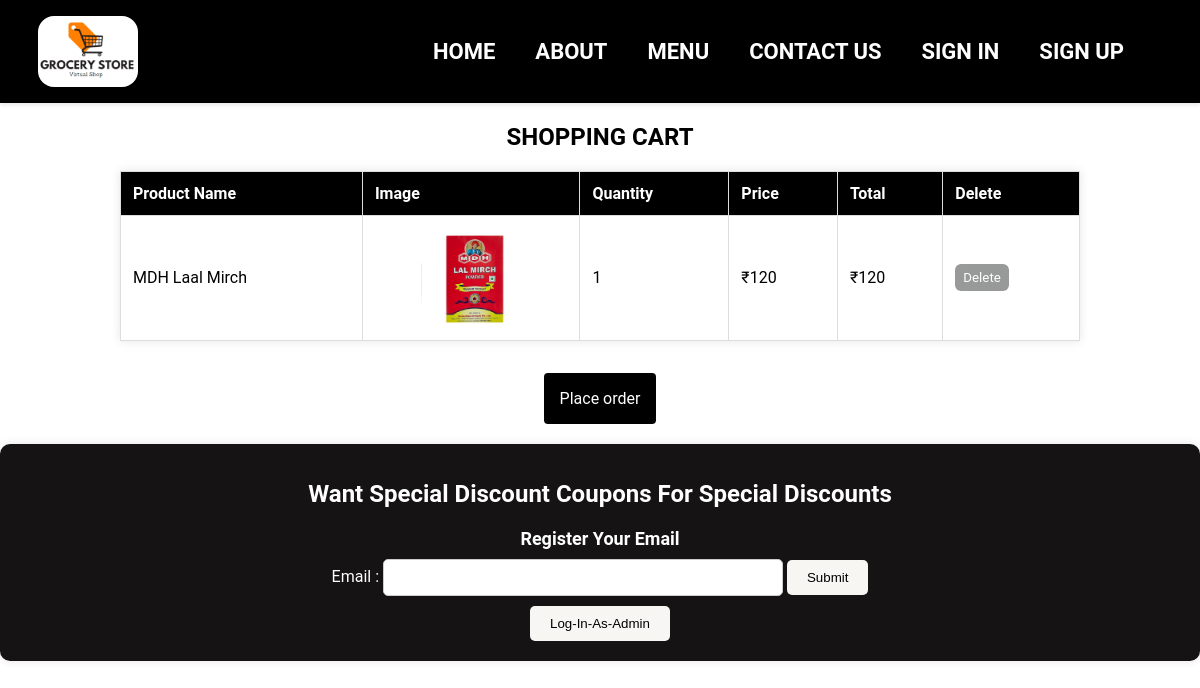
Page /User/cartdisplay.php on the committed database.
### tables this page shows
CREATE TABLE `cart` (
  `ID` int(11) NOT NULL,
  `productname` varchar(20) NOT NULL,
  `image` blob NOT NULL,
  `price` varchar(20) NOT NULL,
  `quantity` int(11) NOT NULL
);

### User/cartdisplay.php (the view, shortened to what this page needs)
<?php
include("header.php");
include("connect.php");
?>
<!DOCTYPE html>
<html lang="en">
<head>
    <link rel="stylesheet" href="style.css">
</head>
<body>
    <h2>Shopping Cart</h2>
    <?php
    $sql = "SELECT  id,productname, image, quantity, price FROM cart";
    $result = mysqli_query($conn, $sql);
    if ($result && mysqli_num_rows($result) > 0) {
        echo "<table border='1'>";
        echo "<tr><th>Product Name</th><th>Image</th><th>Quantity</th><th>Price</th><th>Total</th><th>Delete</th></tr>";
        while ($row = mysqli_fetch_assoc($result)) {
            echo "<tr>";
            echo "<td>" . $row["productname"] . "</td>";
            echo "<td><img src='" . $row["image"] . "' alt='product image' style='max-width: 100px; max-height: 100px;'></td>";
            echo "<td>" . $row["quantity"] . "</td>";
            echo "<td>&#8377;" . $row["price"] . "</td>";
            $total = $row["quantity"] * $row["price"];
            echo "<td>&#8377;" . $total . "</td>";
            echo "<td class='td'><a href='del.php?id=".$row["id"]."'><button class='button2'>Delete</button></a>
            </td>";
            echo "</tr>";
        }
        echo "</table>";
    } else {
        echo "<p>No items in the cart.</p>";
    }
    ?>
    <a class="order-button" href="order.php">Place order</a>
</body>
</html>
<?php
include("footer.php");
?>

### User/style.css (style rules this page uses)
body, * { box-sizing: border-box; }
body { font-family: Roboto; margin: 0; padding: 0; }

### User/cartdisplay.php (style rules this page uses)
body { font-family: Roboto; }
h2 { text-align: center; font-family: Roboto; text-transform:uppercase; }
table { width: 80%; margin: 20px auto; border-collapse: collapse; background-color: #fff; box-shadow: 0 0 10px rgba(0, 0, 0, 0.1); }
table, th, td { border: 1px solid #ddd; }
th, td { padding: 12px; text-align: left; }
th { background-color:black; color: white; }
img { max-width: 100px; max-height: 100px; display: block; margin: 0 auto; }
td:nth-child(6) { font-weight: bold; color: #ff4500; }
.order-button { display: flex; justify-content: center; text-decoration: none; background: black; width: fit-content; margin-inline: auto; color: white; padding: 1rem; border-radius: 4px; margin-top: 2rem; margin-bottom: 20px; }
.button2 { background-color: #989999; color: white; padding: 6px 8px; font-family: Roboto; border-radius: 6px; border: none; }

### rows in the picture
cart: productname "MDH Laal Mirch", image (picture), quantity "1", price "120"
